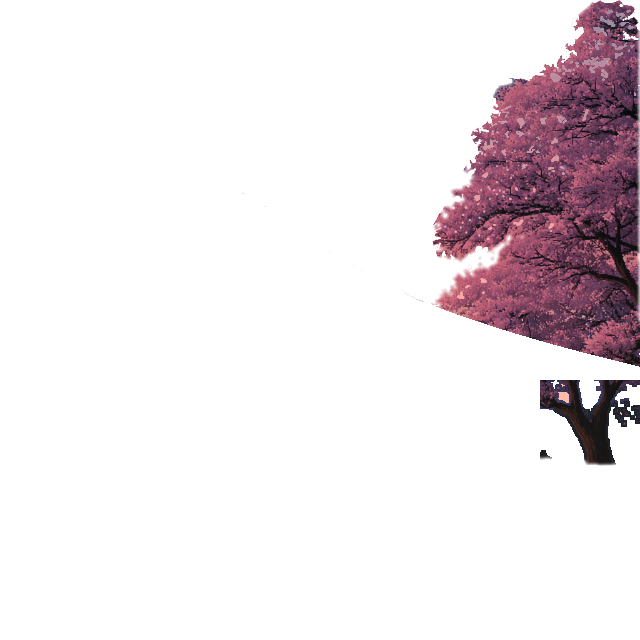
#> input picture assets/fuji_tree.webp, 640 x 640 px
$ python cherry_gaps.py
#> lines starting #> are read from the running program, lines starting #| are printed output that depends on the picture; after the words box and inside, x2 and y2 are one past the last pixel; in counts of white or black regions, pixels touching at a corner belong together; pictures that were not available may be replaced by others from this repository, and a replacement may not be noted
#!/usr/bin/env python3
"""assets/fuji_tree.webp: the cherry's small gaps veiled, the dusk left exactly as painted.

    python3 tools/cherry_gaps.py      (once; then tools/fuji_aux.py)

The cherry (fuji_tree.webp) has small gaps inside its canopy (148 of them, 1 to 168 px) where the sky behind shows. At
the painted dusk that sky is coral, the blossoms' own tone: they read as light through the tree. At every other hour the
sky takes the hour and the tree keeps its colours, so they turned to spots: dark violet at night, sky blue in the morning.
Each gap gets a veil of 60 %: what the dusk shows there (the sky's own pixel, layer_sky.webp as its plane maps it) is
painted into the gap with the alpha that keeps the dusk's result unchanged (a * c + (1 - a) * sky = what it was). By day
the gap is then the dusk's light through the blossoms, a soft lighter cluster, under 40 % of the sky. The canopy's outer
outline, open to the sky, is left as it is. Needs Pillow, numpy and scipy.
"""
import os
import numpy as np
from PIL import Image
from scipy import ndimage as ndi

ROOT = os.path.dirname(os.path.dirname(os.path.abspath(__file__)))
A = lambda p: os.path.join(ROOT, 'assets', p)
BOX = (376, 66)                        # the far layers' place in the scene
SKY = (-160, -160, 1776, 1136)         # the sky's plane (x, y, w, h), its image stretched over it
VEIL = 0.6


def main():
    ft = np.asarray(Image.open(A('fuji_tree.webp')).convert('RGBA')).astype(float)
    fn = np.asarray(Image.open(A('fuji_night.webp')).convert('RGBA')).astype(float)
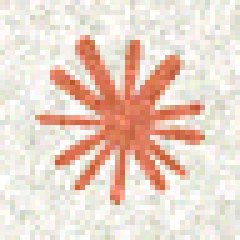
#> input picture assets/app_claude.webp, 48 x 48 px, given in place of fuji_night.webp, which was not available (shown 5 times larger)
    sky = np.asarray(Image.open(A('layer_sky.webp')).convert('RGB')).astype(float)
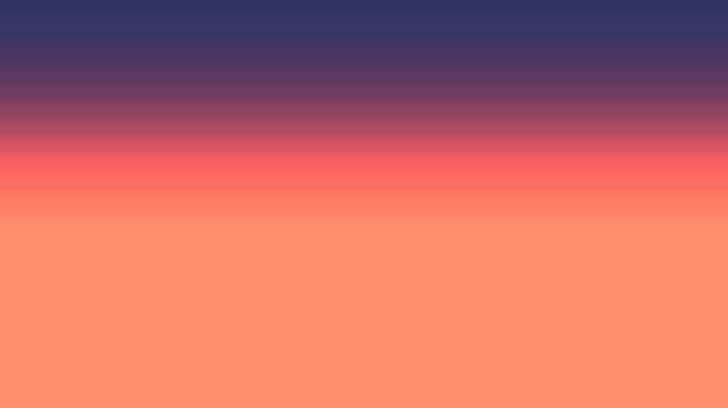
#> input picture assets/layer_sky.webp, 1456 x 816 px (shown at 1/2 size)
    H, W = ft.shape[:2]; yy, xx = np.mgrid[0:H, 0:W]; X, Y = xx + BOX[0], yy + BOX[1]
#> after `H, W = ft.shape[:2]`: H = 640; W = 640
    op = ft[:, :, 3] > 128
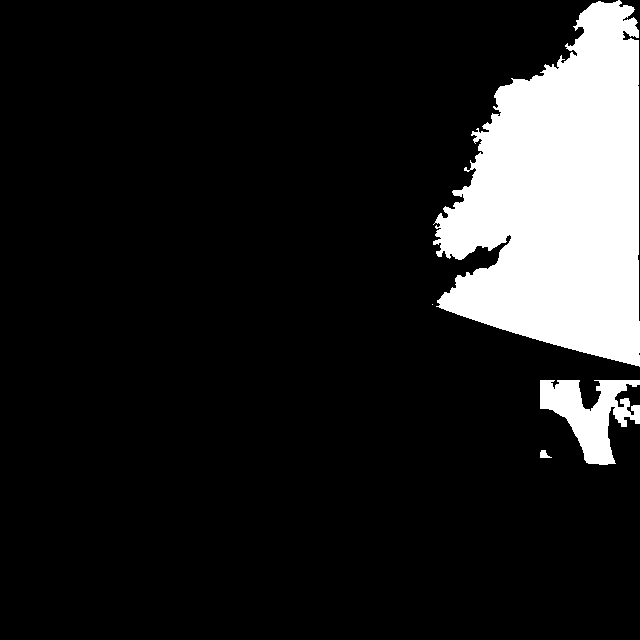
#> op: shape (640, 640) bool; 13.4% white; 4 white regions (1 under 20 px), largest, box (x1, y1, x2, y2) and area: (433, 0, 640, 367) 50382, (540, 380, 640, 465) 4342, (540, 450, 552, 458) 60
#> (the run stopped early here; a loop or call above may not have finished)
